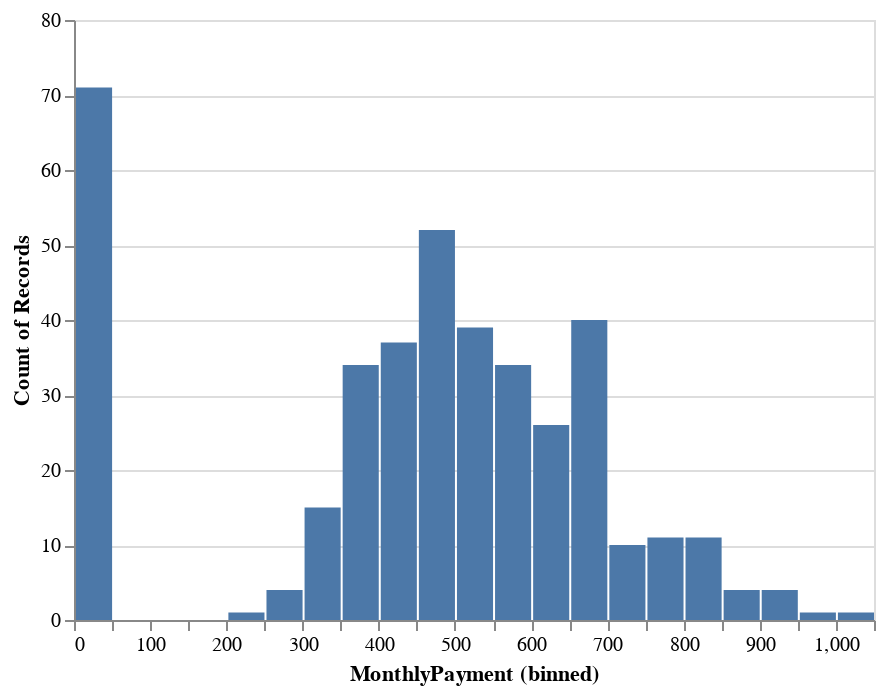

Notebook code cell kept with this figure:
### Markdown cell above
There, now it's fixed.

### Code cell
ch=alt.Chart(df).mark_bar().encode(
    alt.X('MonthlyPayment', bin=alt.Bin(step=50)),
    y='count()'
)
ch

### Figure 1 — Vega-Lite specification as saved in the notebook (floating-point values rounded to 4 significant figures; data arrays with more than 128 entries replaced by an {"elided": "..."} marker saying what was removed)
{"config": {"view": {"continuousWidth": 400, "continuousHeight": 300}}, "data": {"name": "data-7f92983b7028700ab0efaa27ed979fcb"}, "mark": "bar", "encoding": {"x": {"bin": {"step": 50}, "field": "MonthlyPayment", "type": "quantitative"}, "y": {"aggregate": "count", "type": "quantitative"}}, "$schema": "https://vega.github.io/schema/vega-lite/v4.17.0.json", "datasets": {"data-7f92983b7028700ab0efaa27ed979fcb": {"elided": "395 records"}}}
